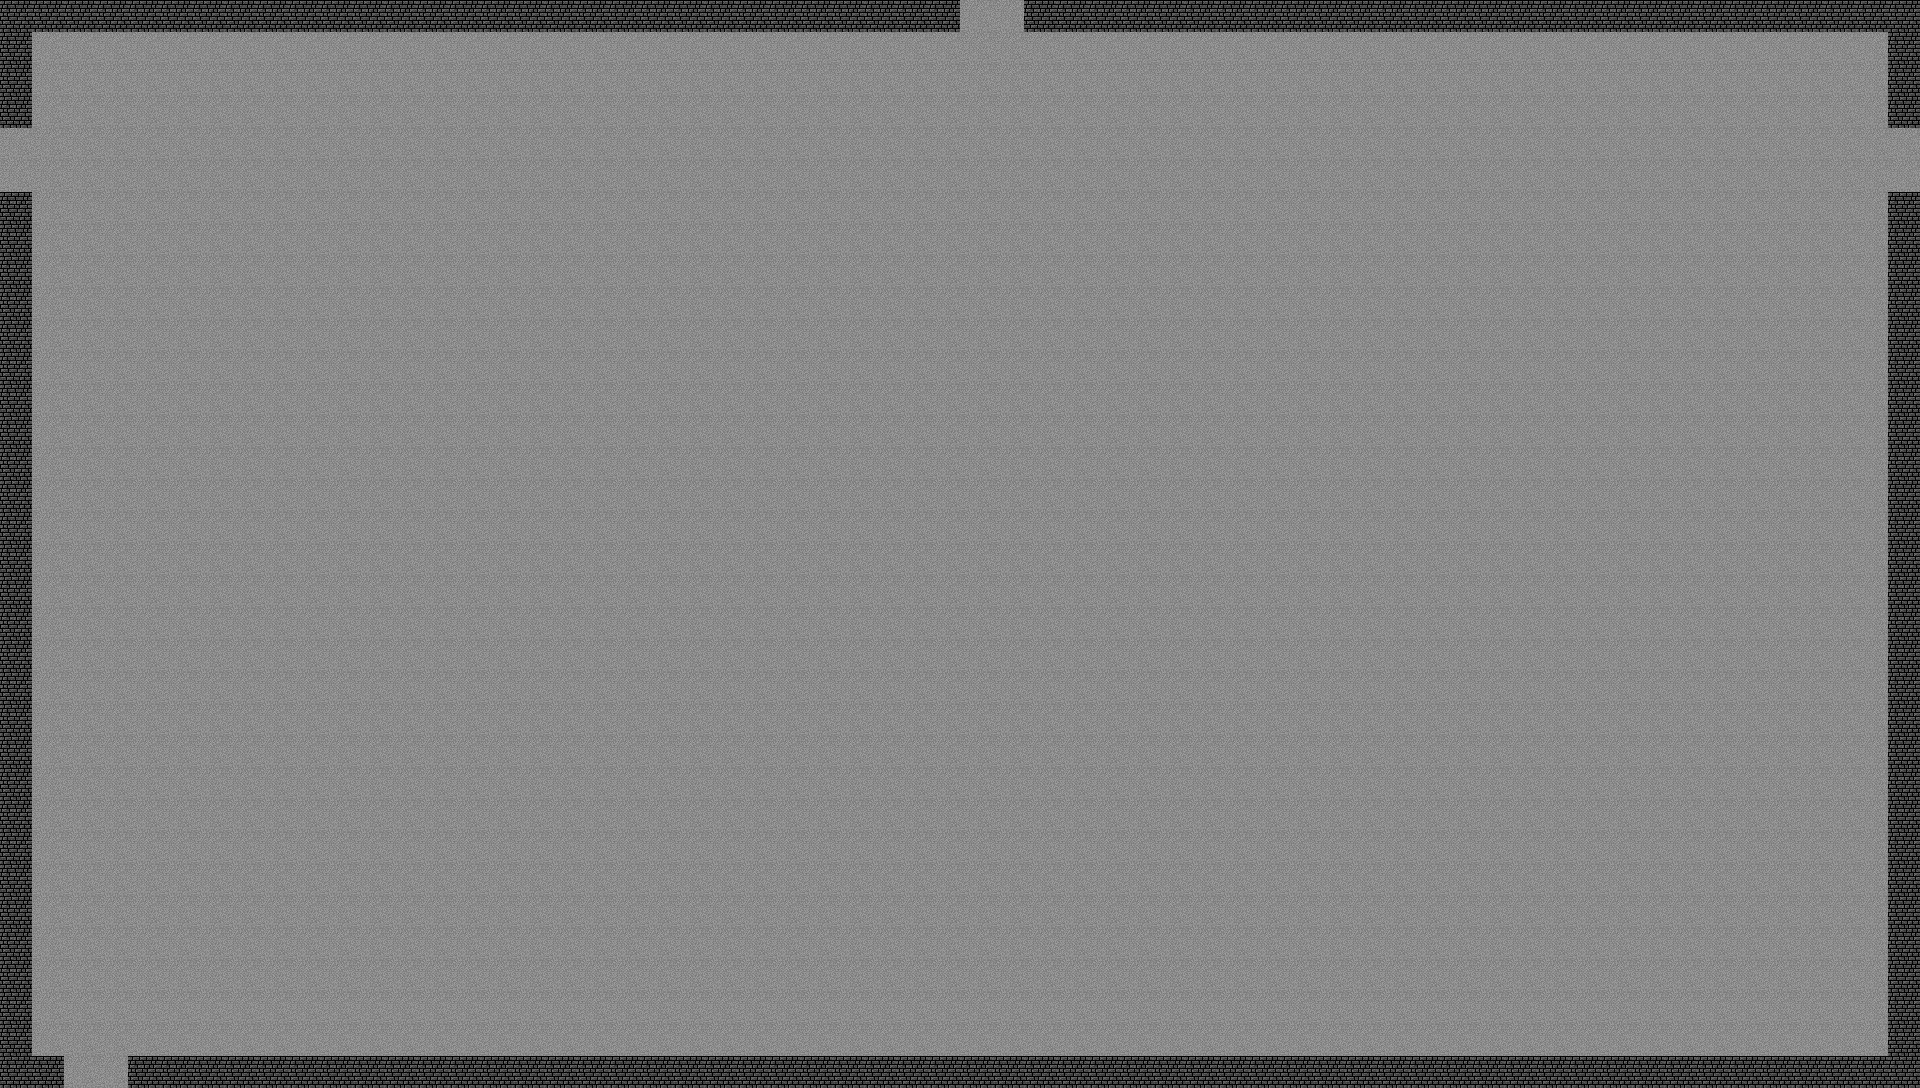

A level layout from a 2D game, rendered from its tile map. Below: a short description, then the map file with tile-grid data replaced by summaries:
An orthogonal 60x34 tile map with 32x32 px tiles, 2 tile layers (Base, Decorations), 7 tilesets and 9 objects (SavePoint).

<map version="1.0" orientation="orthogonal" width="60" height="34" tilewidth="32" tileheight="32">
 <tileset firstgid="1" source="../tilesets/Dungeon 1.tsx" />
 <tileset firstgid="91" source="../tilesets/Dungeon 2.tsx" />
 <tileset firstgid="235" source="../tilesets/Dungeon 3.tsx" />
 <tileset firstgid="352" source="../tilesets/Dungeon 4.tsx" />
 <tileset firstgid="523" source="../tilesets/Overworld 1.tsx" />
 <tileset firstgid="651" source="../tilesets/Overworld 2.tsx" />
 <tileset firstgid="787" source="../tilesets/Overworld 3.tsx" />
 <layer name="Base" width="60" height="34">
  <data>[2040 cells, 2040 non-empty, 1 distinct tile ids]</data>
 </layer>
 <layer name="Decorations" width="60" height="34">
  <data>[2040 cells, 176 non-empty, 1 distinct tile ids]</data>
 </layer>
 <objectgroup name="Collision" width="60" height="34">
  <object x="-4" y="192" width="32" height="900" />
  <object x="-23" y="1057" width="85" height="32" />
  <object x="129" y="1055" width="1795" height="33" />
  <object x="1889" y="189" width="35" height="899" />
  <object x="1884" y="-15" width="37" height="143" />
  <object x="-5" y="-24" width="40" height="152" />
  <object x="-17" y="-3" width="977" height="33" />
  <object x="1024" y="1" width="912" height="28" />
  <object name="Save" type="SavePoint" x="900" y="544" width="32" height="32" />
 </objectgroup>
 <objectgroup name="Objects" width="60" height="34" />
</map>
